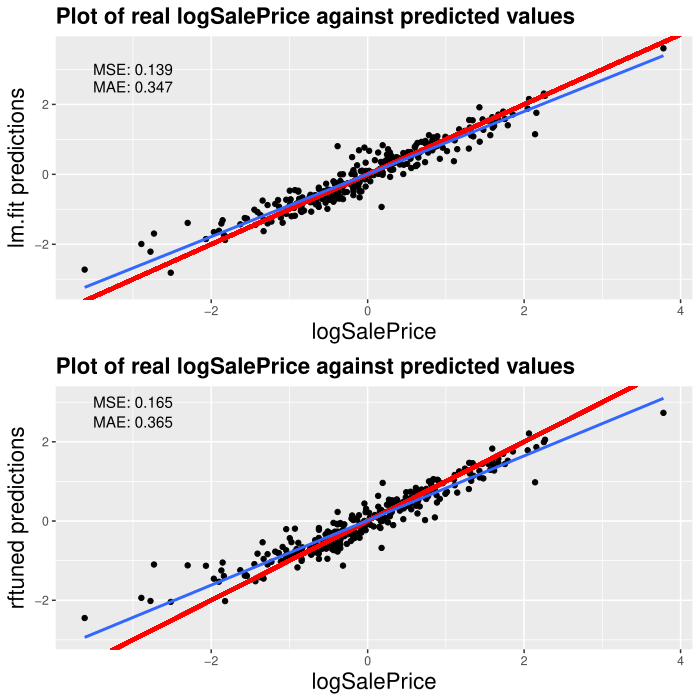

Write the R code that produced this figure.
# clear variables and close windows
rm(list = ls(all = TRUE))
graphics.off()

# Install and load packages
libraries = c("ggplot2", "xtable", "gridExtra", "gbm", "plyr", "glmnet")
lapply(libraries, function(x) if (!(x %in% installed.packages())) {
    install.packages(x)
})

lapply(libraries, library, quietly = TRUE, character.only = TRUE)

# was machen wir hier eigentlich korrekterweise?
setwd("C:/Users/Felix/Uni/SPL/HousePriceRegression/quantlets/Model_Comparison")

# Read in pre-processed Data:
train = read.csv("train_preprocessed.csv")
test = read.csv("test_preprocessed.csv")

# Read in trained models
load("rf.RData")  # random forest
load("gbm.RData")  # gradient boosting model
load("regression_models_fit.RData")  # OLS based models


# set rownumbers in dataframe to NULL
train$X = NULL
train$Id = NULL
test$X = NULL
test$Id = NULL

# Comparing the models by mean squared error (MSE)
model.mse = function(model, test.data = test) {
    if (class(model)[1] %in% c("train", "lm")) {
        pred = predict(model, newdata = test.data)
        mse  = (1/ncol(test.data)) * sum((pred - test.data$logSalePrice)^2)
    } else {
        pred = predict(model, newx = as.matrix(test.data[!names(test.data) %in% "logSalePrice"]), s = "lambda.1se")
        mse  = (1/ncol(test.data)) * sum((pred - test.data$logSalePrice)^2)
    }
    return(mse)
}

model_overfit.mse = function(model, test.data = train) {
    if (class(model)[1] %in% c("train", "lm")) {
        pred = predict(model, newdata = test.data)
        mse  = (1/ncol(test.data)) * sum((pred - test.data$logSalePrice)^2)
    } else {
        pred = predict(model, newx = as.matrix(test.data[!names(test.data) %in% "logSalePrice"]), s = "lambda.1se")
        mse  = (1/ncol(test.data)) * sum((pred - test.data$logSalePrice)^2)
    }
    return(mse)
}


# Comparing the models by mean absolute errror
model.mae = function(model, test.data = test) {
    if (class(model)[1] %in% c("train", "lm")) {
        pred = predict(model, newdata = test.data)
        mae  = (1/ncol(test.data)) * sum(abs(pred - test.data$logSalePrice))
    } else {
        pred = predict(model, newx = as.matrix(test.data[!names(test.data) %in% "logSalePrice"]), s = "lambda.1se")
        mae  = (1/ncol(test.data)) * sum(abs(pred - test.data$logSalePrice))
    }
    return(mae)
}

# Comparing the models by bias
model.bias = function(model, test.data = test) {
    if (class(model)[1] %in% c("train", "lm")) {
        pred = predict(model, newdata = test.data)
        bias = (1/ncol(test.data)) * sum(pred - test.data$logSalePrice)
    } else {
        pred = predict(model, newx = as.matrix(test.data[!names(test.data) %in% "logSalePrice"]), s = "lambda.1se")
        bias = (1/ncol(test.data)) * sum(pred - test.data$logSalePrice)
    }
    return(bias)
}

# Comparing the models by R^2
model.Rsq = function(model, test.data = test) {
    if (class(model)[1] %in% c("train", "lm")) {
        pred = predict(model, newdata = test.data)
        Rsq  = 1 - sum((pred - test.data$logSalePrice)^2)/sum((test.data$logSalePrice - mean(test.data$logSalePrice))^2)
    } else {
        pred = predict(model, newx = as.matrix(test.data[!names(test.data) %in% "logSalePrice"]), s = "lambda.1se")
        Rsq  = 1 - sum((pred - test.data$logSalePrice)^2)/sum((test.data$logSalePrice - mean(test.data$logSalePrice))^2)
    }
    return(Rsq)
}

# comparing of the models using different measures
model.list                  = list(lm.fit, fwd.fit, lasso.fit, ridge.fit, gbmtuned, rftuned)
comparisonMSE.list          = sapply(model.list, FUN = model.mse)
comparisonMSEtrain.list     = sapply(model.list, FUN = model_overfit.mse)
comparisonMAE.list          = sapply(model.list, FUN = model.mae)
comparisonBIAS.list         = sapply(model.list, FUN = model.bias)
comparisonRSQ.list          = sapply(model.list, FUN = model.Rsq)
comparison.result           = matrix(c(round(comparisonMSE.list, 3), round(comparisonMSEtrain.list, 3), round(comparisonMAE.list, 3), 
    round(comparisonBIAS.list, 3), round(comparisonRSQ.list, 3)), ncol = length(model.list), byrow = TRUE)
rownames(comparison.result) = c("MSE", "MSEtrain", "MAE", "BIAS", "RSQ")
colnames(comparison.result) = c("lm", "fwd", "lasso", "ridge", "gbm", "rf")
comparison.result

# Writing a latex table containing the model comparison results
modelcomparison_latex = xtable(comparison.result)
print(modelcomparison_latex, file = "modelcomparison.tex")

#################################################################################
# Plotting the estimations against the real values in the test dataset


# plot real values against estimated values lm.fit plot
predictions.lm = predict(lm.fit, newdata = test)
df.lm.fit      = data.frame(cbind(test$logSalePrice, predictions.lm ))

# pdf(file = 'lm.fit_realVsfitted.pdf')
lm.plot = ggplot(df.lm.fit, aes(test$logSalePrice, predictions.lm)) + geom_point() + geom_segment(x = -4, 
    y = -4, xend = 4, yend = 4, color = "red", size = 1.3) + stat_smooth(method = "lm", se = FALSE) + labs(title = "Plot of real logSalePrice against predicted values", 
    x = "logSalePrice", y = "lm.fit predictions") + theme(axis.title = element_text(size = 16), plot.title = element_text(size = 16, 
    face = "bold")) + annotate("text", label = paste("MSE:", comparison.result["MSE", "lm"], sep = " "), x = -3, y = 3) + annotate("text", 
    label = paste("MAE:", comparison.result["MAE", "lm"], sep = " "), x = -3, y = 2.5)
# dev.off()

# fwd.fit plot
predictions.fwd = predict(fwd.fit, newdata = test)
df.fwd.fit      = data.frame(cbind(test$logSalePrice, predictions.fwd))
# pdf(file = 'fwd.fit_realVsfitted.pdf')
fwd.plot = ggplot(df.fwd.fit, aes(test$logSalePrice, predictions.fwd)) + geom_point() + geom_segment(x = -4, 
    y = -4, xend = 4, yend = 4, color = "red", size = 1.3) + stat_smooth(method = "lm", se = FALSE) + labs(title = "Plot of real logSalePrice against predicted values", 
    x = "logSalePrice", y = "fwd.fit predictions") + theme(axis.title = element_text(size = 16), plot.title = element_text(size = 16, 
    face = "bold")) + annotate("text", label = paste("MSE:", comparison.result["MSE", "fwd"], sep = " "), x = -3, y = 3) + 
    annotate("text", label = paste("MAE:", comparison.result["MAE", "fwd"], sep = " "), x = -3, y = 2.5)
# dev.off()

# lasso.fit plot
predictions.lasso = predict(lasso.fit, newx = as.matrix(test[!names(test) %in% "logSalePrice"]), s = "lambda.1se")
df.lasso.fit      = data.frame(cbind(test$logSalePrice, predictions.lasso))
# pdf(file = 'lasso.fit_realVsfitted.pdf')
lasso.plot = ggplot(df.lasso.fit, aes(test$logSalePrice, predictions.lasso)) + geom_point() + geom_segment(x = -4, y = -4, xend = 4, yend = 4, color = "red", 
    size = 1.3) + stat_smooth(method = "lm", se = FALSE) + labs(title = "Plot of real logSalePrice against predicted values", 
    x = "logSalePrice", y = "lasso.fit predictions") + theme(axis.title = element_text(size = 16), plot.title = element_text(size = 16, 
    face = "bold")) + annotate("text", label = paste("MSE:", comparison.result["MSE", "lasso"], sep = " "), x = -3, y = 3) + 
    annotate("text", label = paste("MAE:", comparison.result["MAE", "lasso"], sep = " "), x = -3, y = 2.5)
# dev.off()

# ridge.fit plot
predicions.ridge = predict(ridge.fit, newx = as.matrix(test[!names(test) %in% "logSalePrice"]), s = "lambda.1se")
df.ridge.fit     = data.frame(cbind(test$logSalePrice, predicions.ridge))
# pdf(file = 'ridge.fit_realVsfitted.pdf')
ridge.plot = ggplot(df.ridge.fit, aes(test$logSalePrice, predicions.ridge)) + geom_point() + geom_segment(x = -4, y = -4, xend = 4, yend = 4, color = "red", 
    size = 1.3) + stat_smooth(method = "lm", se = FALSE) + labs(title = "Plot of real logSalePrice against predicted values", 
    x = "logSalePrice", y = "ridge.fit predictions") + theme(axis.title = element_text(size = 16), plot.title = element_text(size = 16, 
    face = "bold")) + annotate("text", label = paste("MSE:", comparison.result["MSE", "ridge"], sep = " "), x = -3, y = 3) + 
    annotate("text", label = paste("MAE:", comparison.result["MAE", "ridge"], sep = " "), x = -3, y = 2.5)
# dev.off()

# gbm plot
predictions.gbm = predict(gbmtuned, newdata = test)
df.gbm          = data.frame(cbind(test$logSalePrice, predictions.gbm))
# pdf(file = 'gbm_realVsfitted.pdf')
gbm.plot = ggplot(df.gbm, aes(test$logSalePrice, predictions.gbm)) + geom_point() + geom_segment(x = -4, 
    y = -4, xend = 4, yend = 4, color = "red", size = 1.3) + stat_smooth(method = "lm", se = FALSE) + labs(title = "Plot of real logSalePrice against predicted values", 
    x = "logSalePrice", y = "gbmtuned predictions") + theme(axis.title = element_text(size = 16), plot.title = element_text(size = 16, 
    face = "bold")) + annotate("text", label = paste("MSE:", comparison.result["MSE", "gbm"], sep = " "), x = -3, y = 3) + 
    annotate("text", label = paste("MAE:", comparison.result["MAE", "gbm"], sep = " "), x = -3, y = 2.5)
# dev.off()

# rf plot
predictions.rf = predict(rftuned, newdata = test)
df.rf          = data.frame(cbind(test$logSalePrice, predictions.rf))
# pdf(file = 'rf_realVsfitted.pdf')
rf.plot = ggplot(df.rf, aes(test$logSalePrice, predictions.rf)) + geom_point() + geom_segment(x = -4, 
    y = -4, xend = 4, yend = 4, color = "red", size = 1.3) + stat_smooth(method = "lm", se = FALSE) + labs(title = "Plot of real logSalePrice against predicted values", 
    x = "logSalePrice", y = "rftuned predictions") + theme(axis.title = element_text(size = 16), plot.title = element_text(size = 16, 
    face = "bold")) + annotate("text", label = paste("MSE:", comparison.result["MSE", "rf"], sep = " "), x = -3, y = 3) + annotate("text", 
    label = paste("MAE:", comparison.result["MAE", "rf"], sep = " "), x = -3, y = 2.5)
# dev.off()

# plotting resulting graphs together
source("http://peterhaschke.com/Code/multiplot.R")
pdf(file = "Model_Comparison.pdf")
multiplot(lm.plot, fwd.plot, lasso.plot, ridge.plot, gbm.plot, rf.plot, cols = 2)
dev.off()
